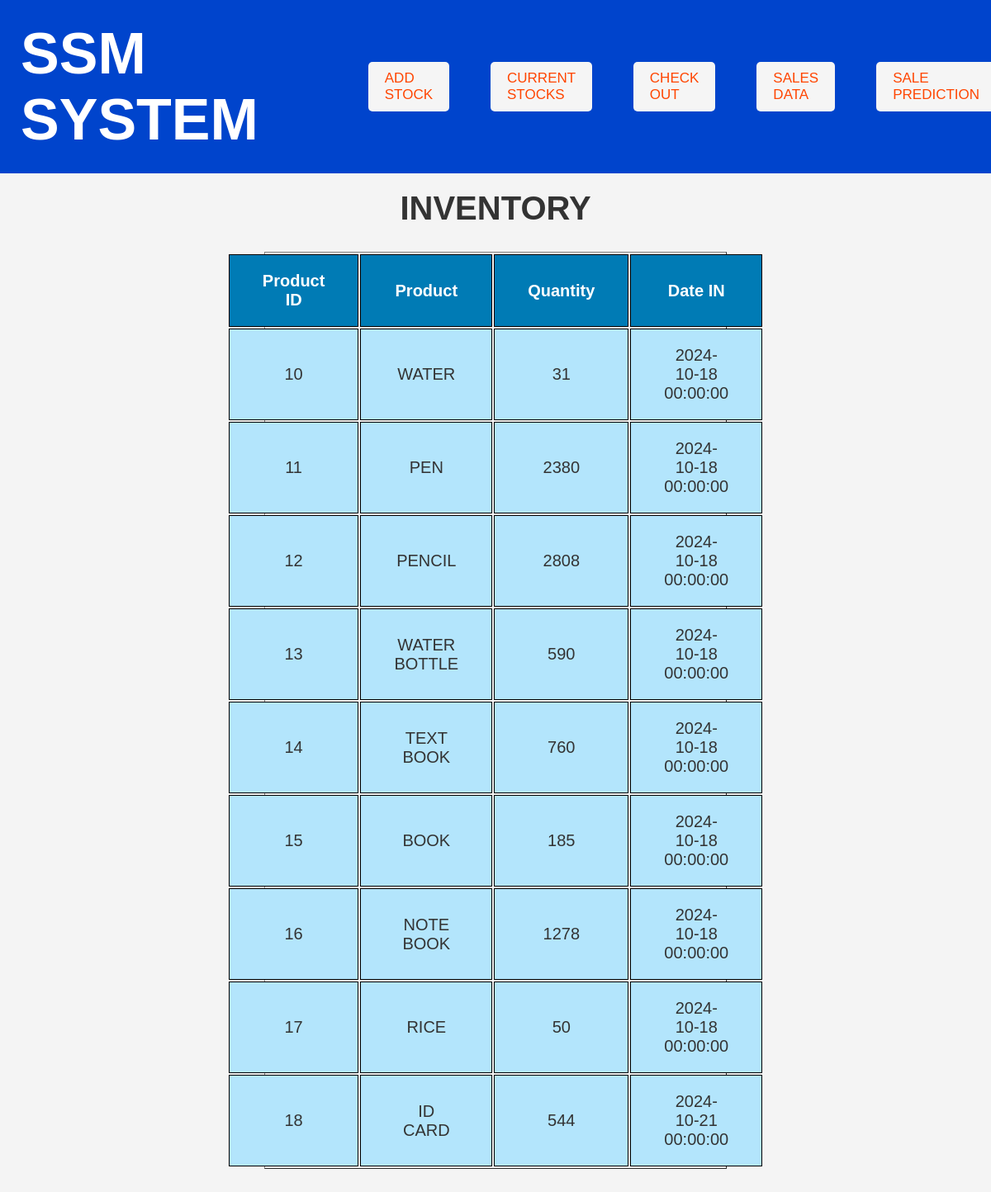
The page / on the database its author committed.
### app.py (models this page shows)
class StockData(Base):
    __tablename__ = 'stockdata'
    id = Column(Integer, primary_key=True, autoincrement=True)
    product = Column(String(15), nullable=False)
    quantity = Column(Integer, nullable=False)
    date = Column(DateTime, nullable=False, default=func.current_date())

### app.py (the view)
@app.route('/')
def home():
    stockDate = session.query(StockData).all()
    print(stockDate)
    return render_template('inventory.html', stockDate=stockDate)

### templates/inventory.html (shortened to what this page needs)
{% extends "base.html" %}
{% block content %}
    <h2 class="ind_page">INVENTORY</h2>
    <table class="tabled" border="1">
        <tr class="table_tr">
            <th>Product ID</th>
            <th>Product</th>
            <th>Quantity</th>
            <th>Date IN</th>
        </tr>
        {% for stock in stockDate %}
        <tr class="table_tr">
            <td>{{ stock.id }}</td>
            <td>{{ stock.product }}</td>
            <td>{{ stock.quantity }}</td>
            <td>{{ stock.date }}</td>
        </tr>
        {% endfor %}
    </table>
{% endblock %}

### templates/base.html (shortened to what this page needs)
<!DOCTYPE html>
<html lang="en">
<head>
    <link rel="stylesheet" href="/static/style.css">
</head>
<body>
    <header>
        <div class="header-content">
            <h1 class="logo">SSM SYSTEM</h1>
            <nav>
                <ul>
                    <li><a href="/add">ADD STOCK</a></li>
                    <li><a href="/inventory">CURRENT STOCKS</a></li>
                    <li><a href="/sale">CHECK OUT</a></li>
                    <li><a href="/salesdata">SALES DATA</a></li>
                    <li><a href="/prediction">SALE PREDICTION</a></li>
                </ul>
            </nav>
        </div>
    </header>
    <main>
        {% block content %}{% endblock %}
    </main>
</body>
</html>

### static/style.css (style rules this page uses)
* { margin: 0; padding: 0; box-sizing: border-box; }
body { font-family: Arial, sans-serif; background-color: #f4f4f4; color: #333; }
header { background-color: #0044cc; padding: 25px; }
.header-content { display: flex; justify-content: space-between; align-items: center; }
.logo { font-size: 70px; font-weight: bold; color: white; margin-right: 50px; }
nav ul { list-style-type: none; margin-left: 10%; display: flex; }
nav ul li { margin-right: 50px; }
nav ul li a { display: inline-block; padding: 10px 20px; color: orangered; background-color: whitesmoke; text-decoration: none; border-radius: 5px; transition: background-color 0.3s ease; font-size: 17px; }
main { padding: 20px; }
.ind_page { text-align: center; font-size:40px; }
.tabled { display: flex; justify-content: center; margin: 300px; margin-top: 30px; margin-bottom: 30px; }
.table_tr { border-collapse: collapse; background-color: #e0f7fa; }
.table_tr th,td { border: 1px solid #000000; padding: 40px; padding-top: 20px; padding-bottom: 20px; text-align: center; font-size: 20px; }
.table_tr th { background-color: #007bb5; color: white; }
.table_tr td { background-color: #b3e5fc }

### rows shown on the page
StockData: id "10", product "WATER", quantity "31", date "2024-10-18 00:00:00"
StockData: id "11", product "PEN", quantity "2380", date "2024-10-18 00:00:00"
StockData: id "12", product "PENCIL", quantity "2808", date "2024-10-18 00:00:00"
StockData: id "13", product "WATER BOTTLE", quantity "590", date "2024-10-18 00:00:00"
StockData: id "14", product "TEXT BOOK", quantity "760", date "2024-10-18 00:00:00"
StockData: id "15", product "BOOK", quantity "185", date "2024-10-18 00:00:00"
StockData: id "16", product "NOTE BOOK", quantity "1278", date "2024-10-18 00:00:00"
StockData: id "17", product "RICE", quantity "50", date "2024-10-18 00:00:00"
StockData: id "18", product "ID CARD", quantity "544", date "2024-10-21 00:00:00"
